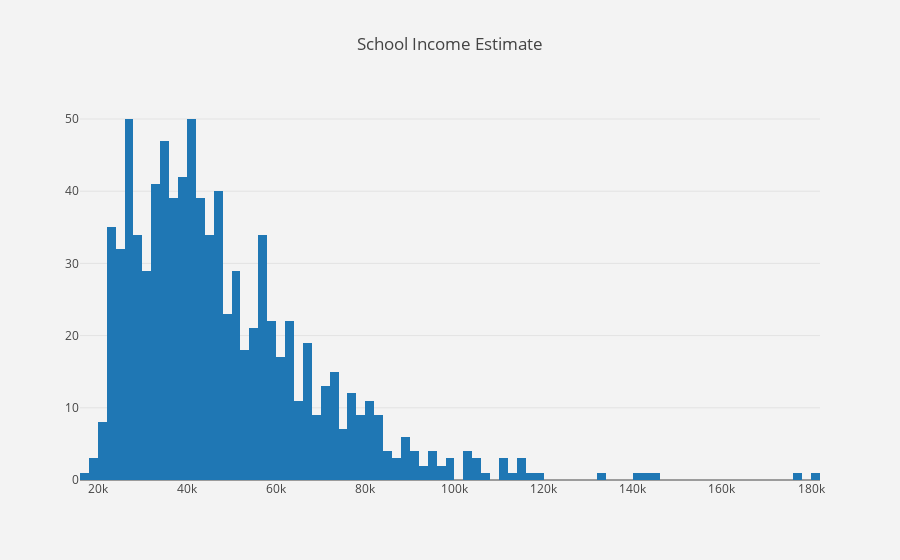

The notebook cell saved with this chart:
### Code cell
school_sie = data_chart(schl_df, 'School Income Estimate', 'value')
max_v = schl_df['School Income Estimate'].max()
school_sie.plot(**{'data':{'xbins': dict(start=0, end=max_v, size=2000)}})

### Figure 1 — Plotly figure (JSON) as saved in the notebook; plotly's stock layout.template omitted (floating-point values rounded to 4 significant figures; data arrays with more than 128 entries replaced by an {"elided": "..."} marker saying what was removed)
{"data": [{"name": "School Income Estimate", "type": "histogram", "x": {"elided": "1272 float values"}, "xbins": {"end": 181400.0, "size": 2000, "start": 0}}], "layout": {"autosize": true, "paper_bgcolor": "rgb(243, 243, 243)", "plot_bgcolor": "rgb(243, 243, 243)", "title": "School Income Estimate"}}
